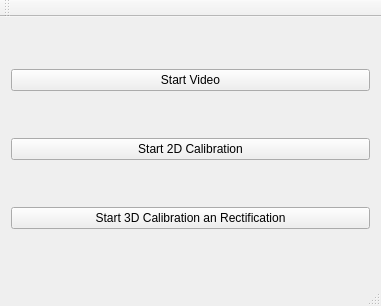
<?xml version="1.0" encoding="UTF-8"?>
<ui version="4.0">
 <class>Convolution</class>
 <widget class="QMainWindow" name="Convolution">
  <property name="geometry">
   <rect>
    <x>0</x>
    <y>0</y>
    <width>381</width>
    <height>306</height>
   </rect>
  </property>
  <property name="windowTitle">
   <string>CamCalib</string>
  </property>
  <widget class="QWidget" name="centralWidget">
   <layout class="QHBoxLayout" name="horizontalLayout">
    <item>
     <layout class="QVBoxLayout" name="verticalLayout">
      <item>
       <widget class="QPushButton" name="startvideoButton">
        <property name="text">
         <string>Start Video</string>
        </property>
       </widget>
      </item>
      <item>
       <widget class="QPushButton" name="start2DButton">
        <property name="text">
         <string>Start 2D Calibration</string>
        </property>
       </widget>
      </item>
      <item>
       <widget class="QPushButton" name="start3DButton">
        <property name="text">
         <string>Start 3D Calibration an Rectification</string>
        </property>
       </widget>
      </item>
     </layout>
    </item>
   </layout>
  </widget>
  <widget class="QMenuBar" name="menuBar">
   <property name="geometry">
    <rect>
     <x>0</x>
     <y>0</y>
     <width>381</width>
     <height>20</height>
    </rect>
   </property>
  </widget>
  <widget class="QToolBar" name="mainToolBar">
   <attribute name="toolBarArea">
    <enum>TopToolBarArea</enum>
   </attribute>
   <attribute name="toolBarBreak">
    <bool>false</bool>
   </attribute>
  </widget>
  <widget class="QStatusBar" name="statusBar"/>
 </widget>
 <layoutdefault spacing="6" margin="11"/>
 <resources/>
 <connections/>
</ui>
